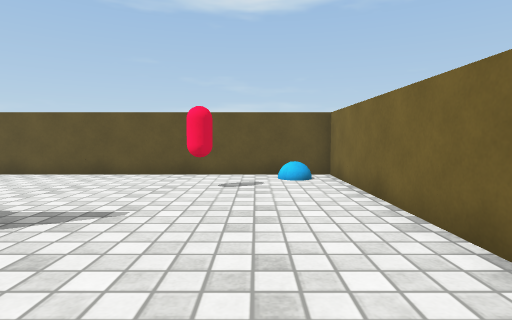
view 1 (above)

13 first-person views from a walk through a scene from a Unity 3-D project. The camera is 0.58 m above the floor, tilts 4° down and sees 80° across. The floor is counted in squares, 0.5 m on a side. Each view is taken from the middle of a square. On the plan, view 1 faces up. The plan holds only what a view shows up to about 13 squares ahead; the rest is blank. Surface patterns are stand-ins for the level's own textures.

view 2
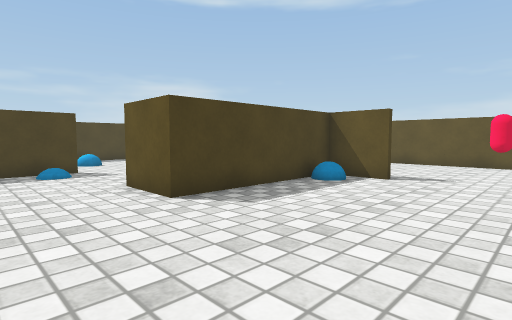

view 3
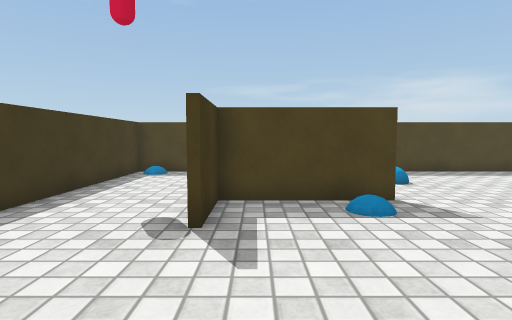

view 4
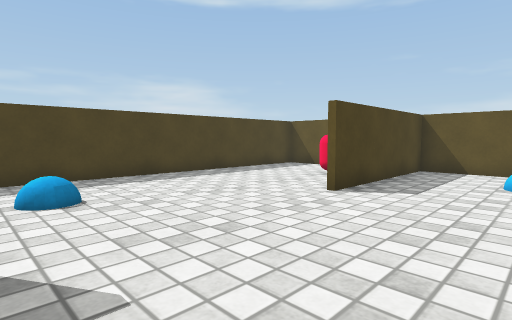

view 5
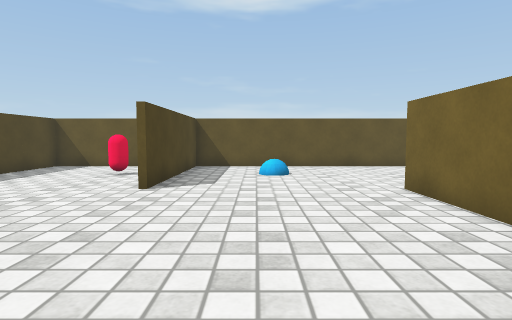

view 6
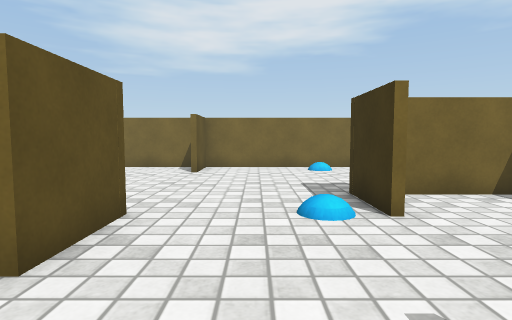

view 7
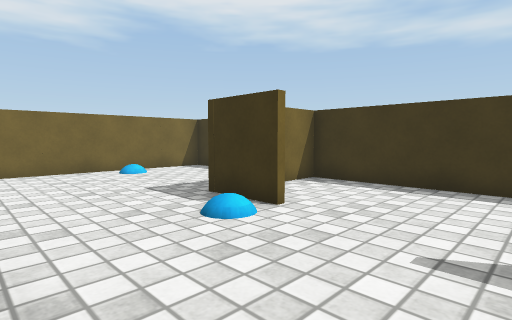

view 8
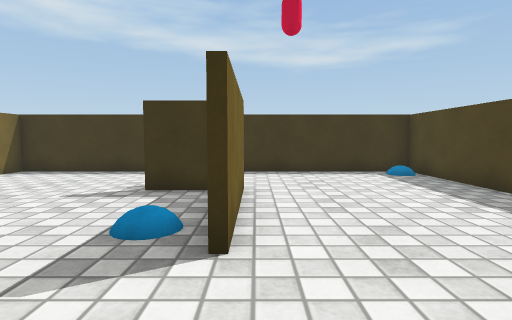

view 9
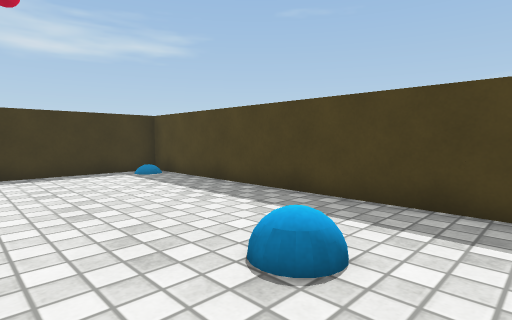

view 10
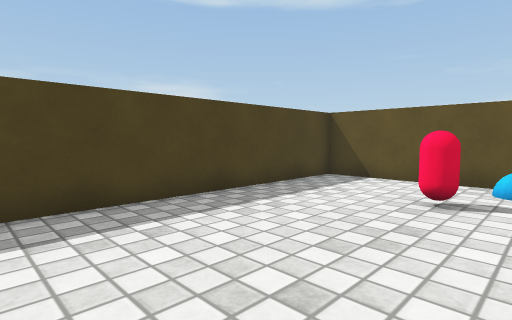

view 11
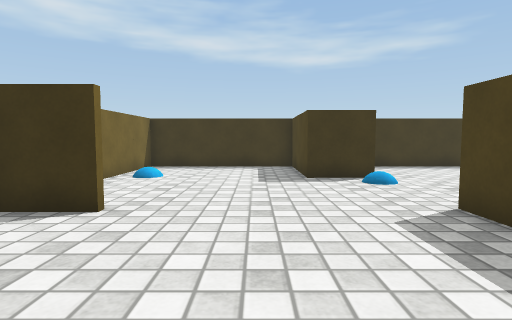

view 12
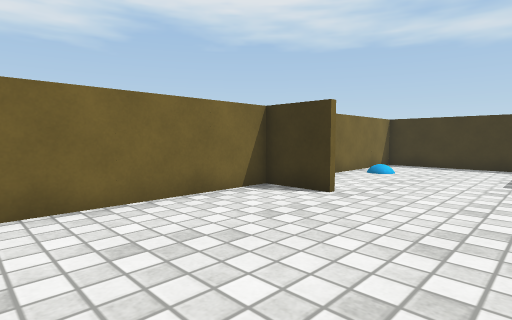

view 13
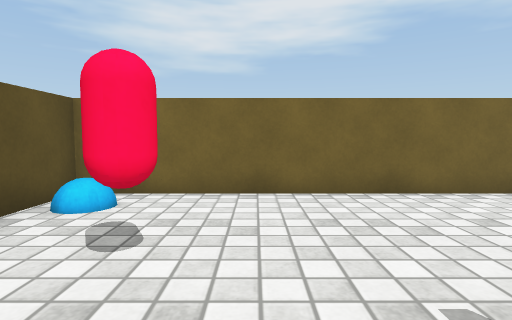

### Floor plan
Points are (right, up) in squares from view 1. A wall is a line through its corners. A room is listed if a view was taken in it or the views show most of it. See-through windows are left out.
Room 1 (views 1, 2, 3, 4, 5, 6, 7, 8, 9, 10, 11, 12, 13)
walls: (-5.5, 1) (-5.5, 4); (-11.5, -1.9) (-11.5, -5.8) (-9.5, -5.8); (-3.4, 3.7) (-5.4, 3.7) (-5.4, -2) (-7.6, -2); (-5.6, -6) (-3.5, -6) (-3.5, -9.6); (-11.7, -5.8) (-11.7, -2); (0.4, -1.8) (2.4, -1.8) (2.4, 9.8) (-11.5, 9.8) (-11.5, 4); (-3.7, -9.8) (-3.7, -7); (-12.8, 9.8) (-17.4, 9.8) (-17.4, -9.7) (2.4, -9.7) (2.4, -2) (0.5, -2)
objects: other object (-15, -1) to (-14, -1); capsule (-14, 7) to (-13, 7); other object (-13, 9) to (-12, 9); other object (-9, 7) to (-8, 7); other object (-5, 3); capsule (-1, 7); other object (1, 9)

Where each view was taken, in squares from view 1:
view 1: 0 up, 0 right, facing up
view 2: 5 down, 0 right, facing up-left
view 3: 5 down, 5 left, facing left
view 4: 2 down, 8 left, facing up-left
view 5: 3 down, 9 left, facing up
view 6: 4 down, 10 left, facing right
view 7: 2 down, 9 left, facing down-right
view 8: 1 up, 12 left, facing down
view 9: 1 up, 12 left, facing down-left
view 10: 1 up, 12 left, facing up-left
view 11: 3 up, 2 left, facing down
view 12: 4 up, 3 left, facing down-right
view 13: 6 up, 4 left, facing right
